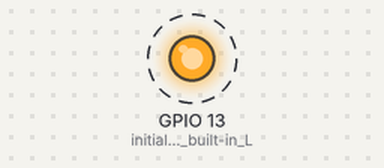
Bench run of a sketch on a simulated ESP32. Parts: output pins drawn as LEDs (lit = HIGH). Dashed ring = blinking. What the sketch prints to the serial monitor is not drawn.

Above: at 0.5 s.
Timing chart, 0 to 4.6 s (numbered marks = the images above):
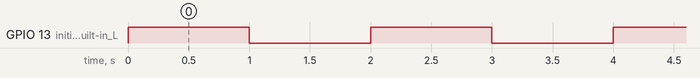

Measured:
- by itself, GPIO 13 (initialize_the_built-in_L): alternates HIGH for 1.0 s and LOW for 1.0 s

The sketch:

Lab1Part2.ino
```cpp
// Filename:    Lab1Part2.ino
// Author:      Christopher Andrade (2221525)
// Date:        06/17/24
// Description: This file contains the blinking of the built-in LED on an ESP32
//              at one second intervals (one second on, one second off)

void setup() {
  pinMode (13, OUTPUT); // initialize the built-in LED Pin (13) as output
}

void loop() {
  Serial.write("hallo");
  digitalWrite(13, HIGH); // Turn on Built-in LED
  delay(1000);
  digitalWrite(13, LOW);  // Turn off Built-in LED
  delay(1000);
}
```
